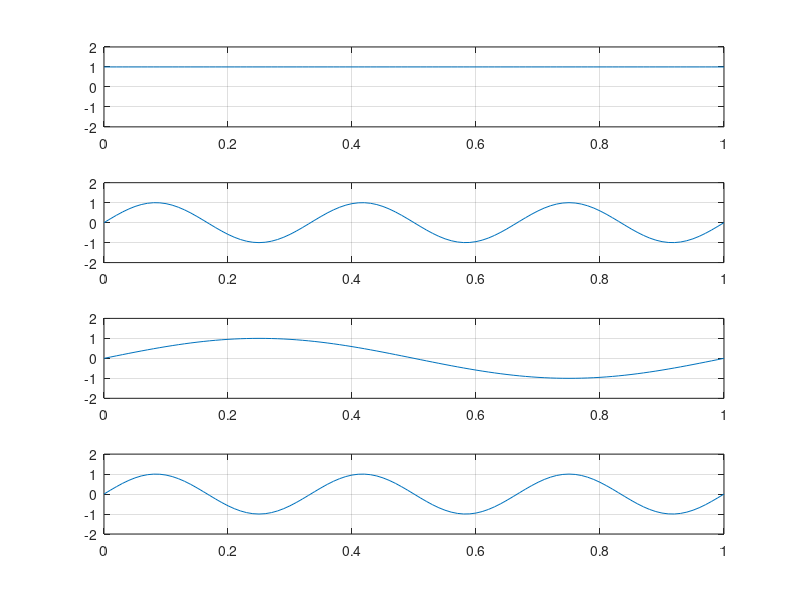

Recreate this plot in MATLAB.

clear;	
clc;	
b = input('Enter the Bit stream \n '); %b = [0 1 0 1 1 1 0];	
n = length(b);	
t = 0:.01:n;	
x = 1:1:(n+1)*100;	
for i = 1:n	
if (b(i) == 0)	
b_p(i) = -1;	
else	
b_p(i) = 1;	
end	
for j = i:.1:i+1	
bw(x(i*100:(i+1)*100)) = b_p(i);	
end	
end	
bw = bw(100:end);	
wo = 2*(2*pi*t);	
W = 1*(2*pi*t);	
sinHt = sin(wo+W);	
sinLt = sin(wo-W);	
st = sin(wo+(bw).*W);	
subplot(4,1,1)	
plot(t,bw)	
grid on ; 
axis([0 n -2 +2])	
subplot(4,1,2)	
plot(t,sinHt)	
grid on ;
axis([0 n -2 +2])	
subplot(4,1,3)	
plot(t,sinLt)	
grid on ; 
axis([0 n -2 +2])	
subplot(4,1,4)	
plot(t,st)	
grid on ;
axis([0 n -2 +2])	
figure(1)